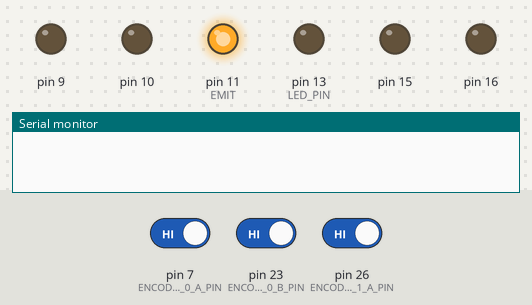
This sketch was run on a simulated Arduino Mega 2560, built with avr-gcc and run on an emulated ATmega2560. Shown: output pins drawn as LEDs (lit = HIGH), the last lines printed to the serial monitor. The test bench sets the inputs (shaded band); at power-on: pin 7 (ENCODER_0_A_PIN) HIGH, pin 23 (ENCODER_0_B_PIN) HIGH, pin 26 (ENCODER_1_A_PIN) HIGH.

Above: at 0.1 s.
At 3.15 s:
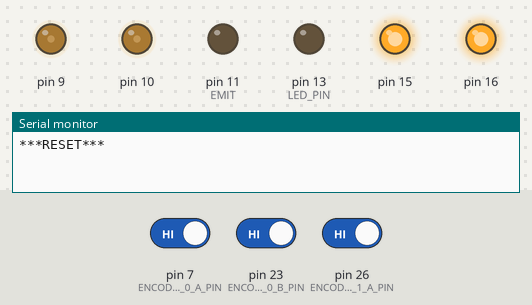
At 3.6 s:
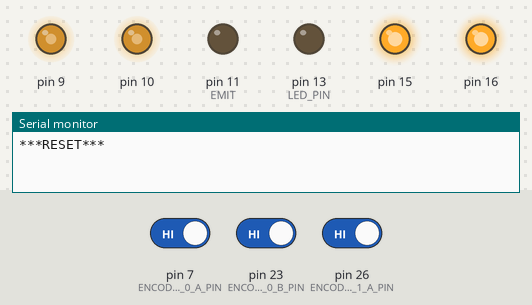
Timing chart, 0 to 5.1 s (numbered marks = the images above):
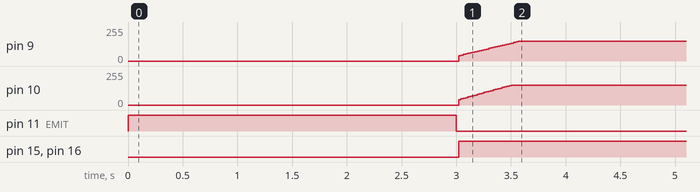

Measured:
- by itself, pin 9: moves from 0/255 to 150/255 over 0.57 s
- by itself, pin 10: moves from 0/255 to 150/255 over 0.48 s
- by itself, pin 11 (EMIT): HIGH → LOW at 3.0 s
- by itself, pin 15, pin 16: LOW → HIGH at 3.0 s

The sketch:

Leader_Straight_Line.ino
```cpp
#include "motors.h"
#include "linesensor.h"
#include "encoders.h"
#include "kinematics.h"
#include "pid.h"
#include "bumpsensor.h"

#define LED_PIN 13  // Pin to activate the orange LED
boolean led_state;  // Variable to "remember" the state
// of the LED, and toggle it.


BumpSensor_c bumpsensors;
LineSensor_c lineSensors;
Kinematics_c kinematics;

PID_c speed_pid_left;
PID_c speed_pid_right;

Motors_c motors;

long last_left;    //Change in count
long last_right;   //Change in count
unsigned long dt;  //Difference in time of loop
volatile double left_vel;
volatile double right_vel;
unsigned long loop_time;
unsigned long pid_test_ts;

float demand;          //the set point for our motor speed
float ave_left_speed;  // Low pass filter of speed
float ave_right_speed;


// put your setup code here, to run once:
void setup() {

  bumpsensors.init();
  lineSensors.init();
  motors.init();
  kinematics.init();

  speed_pid_left.init(150.0, 0.9, -95.0);    //150.0, 0.8, -55.0
  speed_pid_right.init(150.0, 0.78, -85.0);  //150.0, 0.68, -45.0

  demand = -0.25;

  motors.setMotorPower(0, 0);

  ave_left_speed = 0.0;
  ave_right_speed = 0.0;


  loop_time = millis();
  pid_test_ts = millis();

  Serial.begin(9600);
  delay(3000);
  Serial.println("***RESET***");

  // Set LED pin as an output
  pinMode(LED_PIN, OUTPUT);

  // Set initial state of the LED
  led_state = false;

  speed_pid_left.reset();
  speed_pid_right.reset();
}


// put your main code here, to run repeatedly:
void loop() {
  bumpsensors.emitter();

  goFoward(demand);
  long test_ts;
  test_ts = millis() - pid_test_ts;

  if (test_ts > 1000000) {
    pid_test_ts = millis();
    // demand = demand * -1;
    motors.stopRobot();
  }
}


void goFoward(float demand) {

  dt = millis() - loop_time;
  if (dt > 20) {

    long d_count_left;
    long d_count_right;
    float left_speed;
    float right_speed;

    loop_time = millis();

    d_count_left = count_eLeft - last_left;
    d_count_right = count_eRight - last_right;
    last_left = count_eLeft;
    last_right = count_eRight;

    left_speed = (float)d_count_left;
    left_speed /= (float)dt;
    right_speed = (float)d_count_right;
    right_speed /= (float)dt;

    ave_left_speed = (ave_left_speed * 0.7) + (left_speed * 0.3);
    ave_right_speed = (ave_right_speed * 0.7) + (right_speed * 0.3);

    //    Serial.print(left_speed * 100);
    //    Serial.print(",");
    //    Serial.println(ave_left_speed * 100);

    float pwmL;
    float pwmR;


    pwmL = speed_pid_left.update(demand, ave_left_speed);
    pwmR = speed_pid_right.update(demand, ave_right_speed);

    motors.setMotorPower(pwmL, pwmR);
  }
}
```

bumpsensor.h
```cpp
// this #ifndef stops this file
// from being included mored than
// once by the compiler.
#ifndef _BUMPSENSOR_H
#define _BUMPSENSOR_H


# define BP_LEFT_PIN  4
# define BP_RIGHT_PIN 5


# define BUMP_SENSOR_UPDATE 50

#define EMIT 11

# define NB_BP_PINS 2

#define THRESHOLD 1900


// Class to operate the bumpsensor(s).
class BumpSensor_c {
  public:
    unsigned long elapsed_t;
    unsigned long current_ts;
    unsigned long bp_ts;

    // An array of the LEDs
    int bp_pin[NB_BP_PINS] = { BP_LEFT_PIN, BP_RIGHT_PIN};

    // This is used to select through the the LEDs
    int which;

    float sensor_read[ NB_BP_PINS ];
    // Sensor readings in an array

    bool sensor_active[ NB_BP_PINS ];

    unsigned long   elapsed_time;

    unsigned long timeout = 200000;

    // Constructor, must exist.
    BumpSensor_c() {

    }

    void init() {

      pinMode(EMIT, OUTPUT);

      for ( which = 0; which < NB_BP_PINS; which++) { //Loop Through all the light sensors

        pinMode( bp_pin[which], INPUT );
      }

      digitalWrite(EMIT, LOW);

    }
    void emitter(){
      pinMode(EMIT, OUTPUT);

      for ( which = 0; which < NB_BP_PINS; which++) { //Loop Through all the light sensors

        pinMode( bp_pin[which], INPUT );
      }

      digitalWrite(EMIT, LOW);

    }


    void updateSensors() {

      current_ts = millis();

      elapsed_t = current_ts - bp_ts;

      if (elapsed_t >= BUMP_SENSOR_UPDATE) {
        chargeCapacitors();

        enableIRLEDs();

        readIRLEDs();


        bp_ts = millis();
      }
    }


    void chargeCapacitors() {
      // Charge capacitor by setting input pin
      // temporarily to output and HIGH

      for ( which = 0; which < NB_BP_PINS; which++) { //Loop Through all the light sensors
        pinMode( bp_pin[which], OUTPUT );
        digitalWrite( bp_pin[which], HIGH );


      }

      // Tiny delay for capacitor to charge.
      delayMicroseconds(100);
    }


    void enableIRLEDs() {
      //  Turn input pin back to an input
      for ( which = 0; which < NB_BP_PINS; which++) { //Loop Through all the light sensors
        pinMode(bp_pin[which], INPUT);


      }
    }

    void readIRLEDs() {


      //Initialise sensor values

      for ( which = 0; which < NB_BP_PINS; which++) {
        sensor_read[which] = 0;
      }


      // Places to store microsecond count
      unsigned long start_time; // t_1
      //  unsigned long end_time;   // t_2

      int remaining = NB_BP_PINS;


      // Store current microsecond count
      start_time = micros();


      while (remaining > 0) {

        // Add code to calculate the current elapsed time
        // here.
        elapsed_time = micros() - start_time;

        for ( which = 0; which < NB_BP_PINS; which++) {

          if (digitalRead(bp_pin[which]) == LOW ) {


            if (sensor_read[which] == 0) {
              sensor_read[which] = (float) elapsed_time;

              // Print output.
              //              Serial.print("[" );
              //              Serial.print(which );
              //              Serial.print("," );
              //              Serial.print( sensor_read[which] );
              //              Serial.print("," );


              remaining = remaining - 1;
            }
          }


        }

        if ( elapsed_time >= timeout ) {

          // Here, you may need to set an appropriate
          // sensor_read[ which ] value to indicate a
          // timeout.  An appropriate initial value of
          // sensor_read[] could mean this step isn't
          // necessary.

          for ( which = 0; which < NB_BP_PINS; which++) {
            sensor_read[which] = 500;
          }

          // Set remaining to 0 to force end of while()
          remaining = 0;
        }


      } // While not all light sensors are done

      for ( which = 0; which < NB_BP_PINS; which++) {


        if (sensor_read[which] > THRESHOLD) {
          sensor_active[which] = 1;
        } else {
          sensor_active[which] = 0;
        }

                Serial.print( sensor_read[which] );
        //              Serial.print("]," );
                Serial.print(",");
      }

            Serial.print("\n");

    }

};


#endif
```

encoders.h
```cpp
#ifndef _ENCODERS_H
#define _ENCODERS_H

#define ENCODER_0_A_PIN  7
#define ENCODER_0_B_PIN  23
#define ENCODER_1_A_PIN  26
//#define ENCODER_1_B_PIN Non-standard pin!


// Volatile Global variables used by Encoder ISR.
volatile long count_eRight; // used by encoder to count the rotation
volatile byte state_eRight;
volatile long count_eLeft;
volatile byte state_eLeft;


// This ISR handles just Encoder 0
// ISR to read the Encoder0 Channel A and B pins
// and then look up based on  transition what kind of
// rotation must have occured.
ISR( INT6_vect ) {
  // We know that the ISR is only called when a pin changes.
  // We also know only 1 pin can change at a time.
  // The XOR(AB) signal change from "Channel A" triggers ISR.

  // First, Read in the new state of the encoder pins.
  // Standard pins, so standard read functions.
  boolean eRight_B = digitalRead( ENCODER_0_B_PIN ); // normal B state
  boolean eRight_A = digitalRead( ENCODER_0_A_PIN ); // XOR(AB)

  // Software XOR (^) logically infers
  // the true value of A given the state of B
  eRight_A = eRight_A ^ eRight_B;

  // Shift our (new) current readings into bit positions
  // 2 and 3 in the state variable (current state)
  // State: (bit3)  (bit2)  (bit1)   (bit0)
  // State:  new B   new A   old B   old A
  state_eRight = state_eRight | ( eRight_B  << 3 );
  state_eRight = state_eRight | ( eRight_A  << 2 );

  // Handle which transition we have registered.
  // Complete this if statement as necessary.
  // Refer to the labsheet.
  if ( state_eRight == 0 ) {
    count_eRight = count_eRight;
  } else if ( state_eRight == 1 ) {
    count_eRight--;

  } else if ( state_eRight == 2 ) {
    count_eRight++;

  } else if ( state_eRight == 3 ) {
    count_eRight = count_eRight;

  } else if ( state_eRight == 4 ) {
    count_eRight++;

  } else if ( state_eRight == 5 ) {
    count_eRight = count_eRight;

  } else if ( state_eRight == 6 ) {
    count_eRight = count_eRight;

  } else if ( state_eRight == 7 ) {
    count_eRight--;

  } else if ( state_eRight == 8 ) {
    count_eRight--;

  } else if ( state_eRight == 9 ) {
    count_eRight = count_eRight;

  } else if ( state_eRight == 10 ) {
    count_eRight = count_eRight;

  } else if ( state_eRight == 11 ) {
    count_eRight++;

  } else if ( state_eRight == 12 ) {
    count_eRight = count_eRight;

  } else if ( state_eRight == 13 ) {
    count_eRight++;

  } else if ( state_eRight == 14 ) {
    count_eRight--;

  } else if ( state_eRight == 15 ) {
    count_eRight = count_eRight;

  }

  //  if ( state_eRight == 0 ) {
  //    count_eRight = count_eRight;
  //  } else if ( state_eRight == 1 ) {
  //    count_eRight++;
  //
  //  } else if ( state_eRight == 2 ) {
  //    count_eRight--;
  //
  //  }else if ( state_eRight == 3 ) {
  //    count_eRight = count_eRight;
  //
  //  }else if ( state_eRight == 4 ) {
  //    count_eRight--;
  //
  //  }else if ( state_eRight == 5 ) {
  //    count_eRight = count_eRight;
  //
  //  }else if ( state_eRight == 6 ) {
  //    count_eRight = count_eRight;
  //
  //  }else if ( state_eRight == 7 ) {
  //    count_eRight++;
  //
  //  }else if ( state_eRight == 8 ) {
  //    count_eRight++;
  //
  //  }else if ( state_eRight == 9 ) {
  //    count_eRight = count_eRight;
  //
  //  }else if ( state_eRight == 10 ) {
  //    count_eRight = count_eRight;
  //
  //  }else if ( state_eRight == 11 ) {
  //    count_eRight--;
  //
  //  }else if ( state_eRight == 12 ) {
  //    count_eRight = count_eRight;
  //
  //  }else if ( state_eRight == 13 ) {
  //    count_eRight--;
  //
  //  }else if ( state_eRight == 14 ) {
  //    count_eRight++;
  //
  //  }else if ( state_eRight == 15 ) {
  //    count_eRight = count_eRight;
  //
  //  }


  // Continue this if statement as necessary.

  // Shift the current readings (bits 3 and 2) down
  // into position 1 and 0 (to become prior readings)
  // This bumps bits 1 and 0 off to the right, "deleting"
  // them for the next ISR call.
  state_eRight = state_eRight >> 2;

}


// This ISR handles just Encoder 1
// ISR to read the Encoder0 Channel A and B pins
// and then look up based on  transition what kind of
// rotation must have occured.
ISR( PCINT0_vect ) {

  // First, Read in the new state of the encoder pins.

  // Mask for a specific pin from the port.
  // Non-standard pin, so we access the register
  // directly.
  // Reading just PINE would give us a number
  // composed of all 8 bits.  We want only bit 2.
  // B00000100 masks out all but bit 2
  // It is more portable to use the PINE2 keyword.
  boolean eLeft_B = PINE & (1 << PINE2);
  //boolean eLeft_B = PINE & B00000100;  // Does same as above.

  // Standard read from the other pin.
  boolean eLeft_A = digitalRead( ENCODER_1_A_PIN ); // 26 the same as A8


  eLeft_A = eLeft_A ^ eLeft_B;

  // Create a bitwise representation of our states
  // We do this by shifting the boolean value up by
  // the appropriate number of bits, as per our table
  // header:
  //
  // State :  (bit3)  (bit2)  (bit1)  (bit0)
  // State :  New A,  New B,  Old A,  Old B.
  state_eLeft = state_eLeft | ( eLeft_B  << 3 );
  state_eLeft = state_eLeft | ( eLeft_A  << 2 );


  // Handle which transition we have registered.
  // Complete this if statement as necessary.
  // Refer to the labsheet.
  //  if ( state_eLeft == 0 ) {
  //
  //  } else if ( state_eLeft == 1 ) {
  //
  //  } else if ( state_eLeft == 2 ) {
  //
  //  } // Continue this if statement as necessary.

  if ( state_eLeft == 0 ) {
    count_eLeft = count_eLeft;
  } else if ( state_eLeft == 1 ) {
    count_eLeft--;

  } else if ( state_eLeft == 2 ) {
    count_eLeft++;

  } else if ( state_eLeft == 3 ) {
    count_eLeft = count_eLeft;

  } else if ( state_eLeft == 4 ) {
    count_eLeft++;

  } else if ( state_eLeft == 5 ) {
    count_eLeft = count_eLeft;

  } else if ( state_eLeft == 6 ) {
    count_eLeft = count_eLeft;

  } else if ( state_eLeft == 7 ) {
    count_eLeft--;

  } else if ( state_eLeft == 8 ) {
    count_eLeft--;

  } else if ( state_eLeft == 9 ) {
    count_eLeft = count_eLeft;

  } else if ( state_eLeft == 10 ) {
    count_eLeft = count_eLeft;

  } else if ( state_eLeft == 11 ) {
    count_eLeft++;

  } else if ( state_eLeft == 12 ) {
    count_eLeft = count_eLeft;

  } else if ( state_eLeft == 13 ) {
    count_eLeft++;

  } else if ( state_eLeft == 14 ) {
    count_eLeft--;

  } else if ( state_eLeft == 15 ) {
    count_eLeft = count_eLeft;

  }

  // Shift the current readings (bits 3 and 2) down
  // into position 1 and 0 (to become prior readings)
  // This bumps bits 1 and 0 off to the right, "deleting"
  // them for the next ISR call.
  state_eLeft = state_eLeft >> 2;
}


/*
   This setup routine enables interrupts for
   encoder1.  The interrupt is automatically
   triggered when one of the encoder pin changes.
   This is really convenient!  It means we don't
   have to check the encoder manually.
*/
void setupEncoderRight()
{
  count_eRight = 0;

  // Setup pins for right encoder
  pinMode( ENCODER_0_A_PIN, INPUT );
  pinMode( ENCODER_0_B_PIN, INPUT );

  // initialise the recorded state of eRight encoder.
  state_eRight = 0;

  // Get initial state of encoder pins A + B
  boolean eRight_A = digitalRead( ENCODER_0_A_PIN );
  boolean eRight_B = digitalRead( ENCODER_0_B_PIN );
  eRight_A = eRight_A ^ eRight_B;

  // Shift values into correct place in state.
  // Bits 1 and 0  are prior states.
  state_eRight = state_eRight | ( eRight_B << 1 );
  state_eRight = state_eRight | ( eRight_A << 0 );


  // Now to set up PE6 as an external interupt (INT6), which means it can
  // have its own dedicated ISR vector INT6_vector

  // Page 90, 11.1.3 External Interrupt Mask Register – EIMSK
  // Disable external interrupts for INT6 first
  // Set INT6 bit low, preserve other bits
  EIMSK = EIMSK & ~(1 << INT6);
  //EIMSK = EIMSK & B1011111; // Same as above.

  // Page 89, 11.1.2 External Interrupt Control Register B – EICRB
  // Used to set up INT6 interrupt
  EICRB |= ( 1 << ISC60 );  // using header file names, push 1 to bit ISC60
  //EICRB |= B00010000; // does same as above

  // Page 90, 11.1.4 External Interrupt Flag Register – EIFR
  // Setting a 1 in bit 6 (INTF6) clears the interrupt flag.
  EIFR |= ( 1 << INTF6 );
  //EIFR |= B01000000;  // same as above

  // Now that we have set INT6 interrupt up, we can enable
  // the interrupt to happen
  // Page 90, 11.1.3 External Interrupt Mask Register – EIMSK
  // Disable external interrupts for INT6 first
  // Set INT6 bit high, preserve other bits
  EIMSK |= ( 1 << INT6 );
  //EIMSK |= B01000000; // Same as above

}

void setupEncoderLeft()
{

  count_eLeft = 0;

  // Setting up left encoder:
  // The Romi board uses the pin PE2 (port E, pin 2) which is
  // very unconventional.  It doesn't have a standard
  // arduino alias (like d6, or a5, for example).
  // We set it up here with direct register access
  // Writing a 0 to a DDR sets as input
  // DDRE = Data Direction Register (Port)E
  // We want pin PE2, which means bit 2 (counting from 0)
  // PE Register bits [ 7  6  5  4  3  2  1  0 ]
  // Binary mask      [ 1  1  1  1  1  0  1  1 ]
  //
  // By performing an & here, the 0 sets low, all 1's preserve
  // any previous state.
  DDRE = DDRE & ~(1 << DDE6);
  //DDRE = DDRE & B11111011; // Same as above.

  // We need to enable the pull up resistor for the pin
  // To do this, once a pin is set to input (as above)
  // You write a 1 to the bit in the output register
  PORTE = PORTE | (1 << PORTE2 );
  //PORTE = PORTE | 0B00000100;

  // Encoder0 uses conventional pin 26
  pinMode( ENCODER_1_A_PIN, INPUT );
  digitalWrite( ENCODER_1_A_PIN, HIGH ); // Encoder 1 xor

  // initialise the recorded state of eLeft encoder.
  state_eLeft = 0;

  // Get initial state of encoder.
  boolean eLeft_B = PINE & (1 << PINE2);
  //boolean eLeft_B = PINE & B00000100;  // Does same as above.

  // Standard read from the other pin.
  boolean eLeft_A = digitalRead( ENCODER_1_A_PIN ); // 26 the same as A8

  // Some clever electronics combines the
  // signals and this XOR restores the
  // true value.
  eLeft_A = eLeft_A ^ eLeft_B;

  // Shift values into correct place in state.
  // Bits 1 and 0  are prior states.
  state_eLeft = state_eLeft | ( eLeft_B << 1 );
  state_eLeft = state_eLeft | ( eLeft_A << 0 );

  // Enable pin-change interrupt on A8 (PB4) for encoder0, and disable other
  // pin-change interrupts.
  // Note, this register will normally create an interrupt a change to any pins
  // on the port, but we use PCMSK0 to set it only for PCINT4 which is A8 (PB4)
  // When we set these registers, the compiler will now look for a routine called
  // ISR( PCINT0_vect ) when it detects a change on the pin.  PCINT0 seems like a
  // mismatch to PCINT4, however there is only the one vector servicing a change
  // to all PCINT0->7 pins.
  // See Manual 11.1.5 Pin Change Interrupt Control Register - PCICR

  // Page 91, 11.1.5, Pin Change Interrupt Control Register
  // Disable interrupt first
  PCICR = PCICR & ~( 1 << PCIE0 );
  // PCICR &= B11111110;  // Same as above

  // 11.1.7 Pin Change Mask Register 0 – PCMSK0
  PCMSK0 |= (1 << PCINT4);

  // Page 91, 11.1.6 Pin Change Interrupt Flag Register – PCIFR
  PCIFR |= (1 << PCIF0);  // Clear its interrupt flag by writing a 1.

  // Enable
  PCICR |= (1 << PCIE0);
}

#endif
```

Source omitted: kinematics.h (1680 bytes), linesensor.h (4125 bytes), motors.h (2131 bytes), pid.h (1676 bytes)
